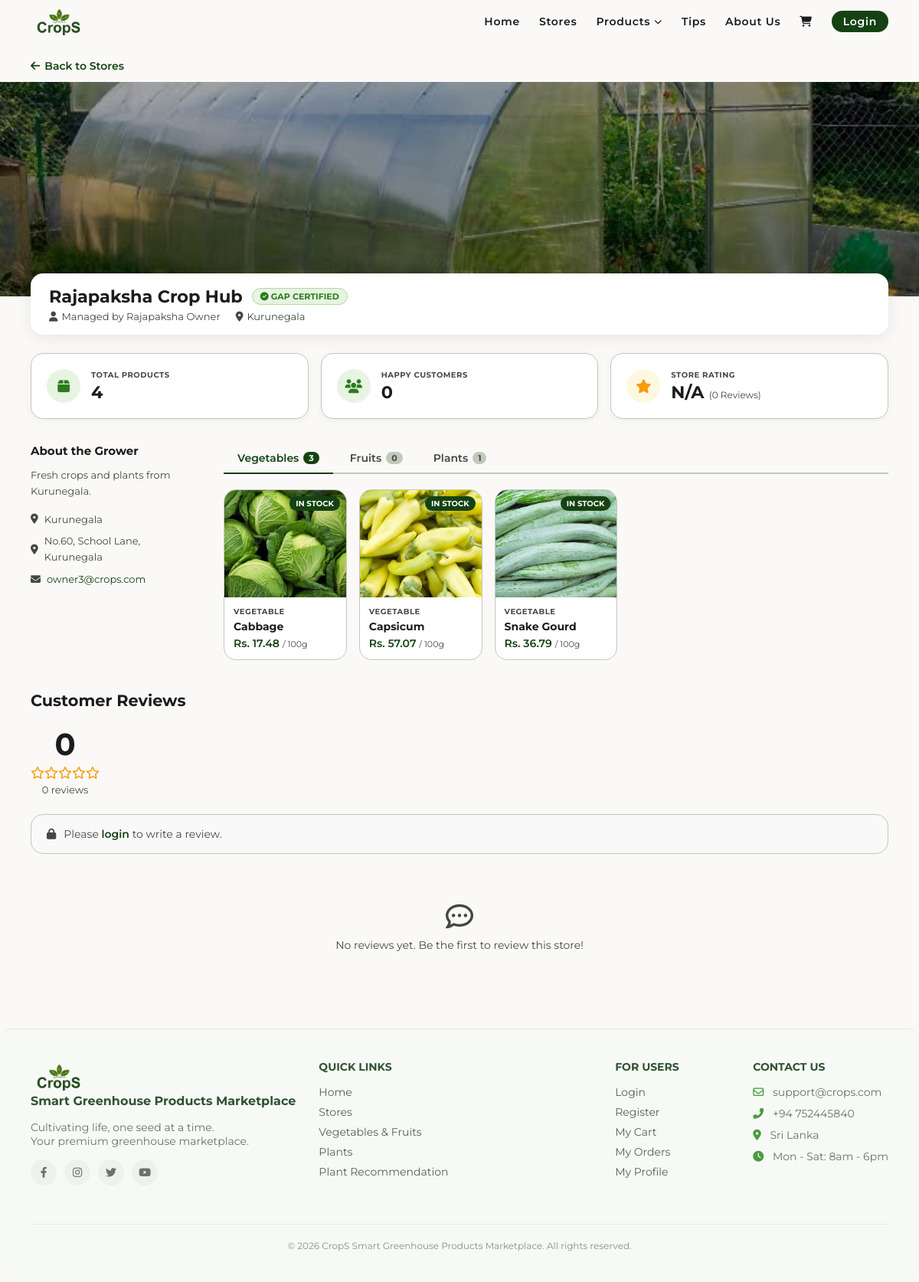
The page /stores.php?id=5 on the database its author committed.
### tables this page shows
CREATE TABLE `stores` (
  `id` int(11) NOT NULL,
  `owner_id` int(11) NOT NULL,
  `store_name` varchar(100) NOT NULL,
  `description` text DEFAULT NULL,
  `city` varchar(50) NOT NULL,
  `image` varchar(255) DEFAULT NULL,
  `created_at` timestamp NOT NULL DEFAULT current_timestamp()
);

CREATE TABLE `users` (
  `id` int(11) NOT NULL,
  `full_name` varchar(100) NOT NULL,
  `email` varchar(100) NOT NULL,
  `password` varchar(255) NOT NULL,
  `role` enum('admin','owner','customer') NOT NULL DEFAULT 'customer',
  `city` varchar(50) NOT NULL,
  `address` text DEFAULT NULL,
  `gap_certificate` varchar(255) DEFAULT NULL,
  `created_at` timestamp NOT NULL DEFAULT current_timestamp()
);

CREATE TABLE `products` (
  `id` int(11) NOT NULL,
  `store_id` int(11) NOT NULL,
  `name` varchar(100) NOT NULL,
  `description` text DEFAULT NULL,
  `price` decimal(10,2) NOT NULL,
  `category` enum('vegetable','fruit','plant') NOT NULL,
  `quantity` int(11) NOT NULL DEFAULT 0,
  `image` varchar(255) DEFAULT NULL,
  `created_at` timestamp NOT NULL DEFAULT current_timestamp()
);

### includes/product_card.php (the view)
<?php
if ($product['quantity'] <= 0) {
    $stockLabel = 'OUT OF STOCK';
    $stockClass = 'out-stock';
} elseif ($product['quantity'] <= 10) {
    $stockLabel = 'LOW STOCK';
    $stockClass = 'low-stock';
} else {
    $stockLabel = 'IN STOCK';
    $stockClass = 'in-stock';
}
$detailPage = $product['category'] === 'plant' ? 'plants.php' : 'products.php';
?>
<a href="<?php echo $detailPage; ?>?id=<?php echo $product['id']; ?>" class="product-card">
    <div class="product-card-img">
        <?php if (!empty($product['image'])): ?>
            <img src="static/images/Products/<?php echo htmlspecialchars($product['image']); ?>"
                 alt="<?php echo htmlspecialchars($product['name']); ?>">
        <?php else: ?>
            <img src="static/images/image3.jpg" alt="Product">
        <?php endif; ?>
        <span class="stock-badge <?php echo $stockClass; ?>"><?php echo $stockLabel; ?></span>
    </div>
    <div class="product-card-info">
        <p class="product-category-label"><?php echo strtoupper($product['category']); ?></p>
        <p class="product-name"><?php echo htmlspecialchars($product['name']); ?></p>
        <?php if ($product['category'] === 'plant'): ?>
            <p class="product-price">Rs. <?php echo number_format($product['price'], 2); ?> <span>/ plant</span></p>
        <?php else: ?>
            <p class="product-price">Rs. <?php echo number_format($product['price'] / 10, 2); ?> <span>/ 100g</span></p>
        <?php endif; ?>
    </div>
</a>

### stores.php (shortened to what this page needs)
<?php
include 'includes/header.php';
include 'includes/dbConnection.php';
$store_id = isset($_GET['id']) ? (int)$_GET['id'] : 0;
?>
<?php
$stmtStore = $pdo->prepare("
    SELECT stores.*,
           users.full_name AS owner_name,
           users.email AS owner_email,
           users.address AS owner_address,
           users.gap_certificate,
           COUNT(DISTINCT products.id) AS total_products,
           COUNT(DISTINCT orders.customer_id) AS happy_customers,
           ROUND(AVG(reviews.rating), 1) AS avg_rating,
           COUNT(DISTINCT reviews.id) AS total_reviews
    FROM stores
    JOIN users ON stores.owner_id = users.id
    LEFT JOIN products ON products.store_id = stores.id
    LEFT JOIN orders ON orders.store_id = stores.id
    LEFT JOIN reviews ON reviews.store_id = stores.id
    WHERE stores.id = :id
    GROUP BY stores.id
");
$stmtStore->execute(['id' => $store_id]);
$store = $stmtStore->fetch();
$stmtProducts = $pdo->prepare("SELECT * FROM products WHERE store_id = :id ORDER BY created_at DESC");
$stmtProducts->execute(['id' => $store_id]);
$allProducts = $stmtProducts->fetchAll();
$vegetables = array_filter($allProducts, fn($p) => $p['category'] === 'vegetable');
$fruits      = array_filter($allProducts, fn($p) => $p['category'] === 'fruit');
$plants      = array_filter($allProducts, fn($p) => $p['category'] === 'plant');
$stmtReviews = $pdo->prepare("
    SELECT reviews.*, users.full_name AS reviewer_name
    FROM reviews
    JOIN users ON reviews.user_id = users.id
    WHERE reviews.store_id = :id AND reviews.is_hidden = FALSE
    ORDER BY reviews.created_at DESC
");
$stmtReviews->execute(['id' => $store_id]);
$reviews = $stmtReviews->fetchAll();
$alreadyReviewed = false;
$canReview = false;
?>
<div class="store-details-page">
    <div class="main-wrapper" style="padding-bottom:0;">
        <a href="stores.php" class="back-link">
            <i class="fas fa-arrow-left"></i> Back to Stores
        </a>
    </div>
    <div class="store-hero">
        <?php if (!empty($store['image'])): ?>
            <img src="static/images/stores/<?php echo htmlspecialchars($store['image']); ?>" alt="..." class="store-hero-img">
        <?php else: ?>
            <img src="static/images/image1.jpg" alt="Store" class="store-hero-img">
        <?php endif; ?>
        <div class="store-hero-overlay"></div>
    </div>
    <div class="main-wrapper">
<div class="store-name-bar">
    <div class="store-name-info">
        <div class="store-title-row">
            <h1><?php echo htmlspecialchars($store['store_name']); ?></h1>
            <?php if (!empty($store['gap_certificate'])): ?>
                <span class="gap-badge"><i class="fas fa-check-circle"></i> GAP CERTIFIED</span>
            <?php endif; ?>
        </div>
        <p class="store-meta-line">
            <span><i class="fas fa-user"></i> Managed by <?php echo htmlspecialchars($store['owner_name']); ?></span>
            <span><i class="fas fa-location-dot"></i> <?php echo htmlspecialchars($store['city']); ?></span>
        </p>
    </div>
</div>
        <div class="store-stats">
            <div class="stat-card">
                <div class="stat-icon green"><i class="fas fa-box"></i></div>
                <div class="stat-info">
                    <span class="stat-label">TOTAL PRODUCTS</span>
                    <span class="stat-value"><?php echo number_format($store['total_products']); ?></span>
                </div>
            </div>
            <div class="stat-card">
                <div class="stat-icon green"><i class="fas fa-users"></i></div>
                <div class="stat-info">
                    <span class="stat-label">HAPPY CUSTOMERS</span>
                    <span class="stat-value"><?php $hc = $store['happy_customers']; echo $hc >= 1000 ? round($hc/1000,1).'k+' : $hc; ?></span>
                </div>
            </div>
            <div class="stat-card">
                <div class="stat-icon gold"><i class="fas fa-star"></i></div>
                <div class="stat-info">
                    <span class="stat-label">STORE RATING</span>
                    <span class="stat-value"><?php echo $store['avg_rating'] ?? 'N/A'; ?> <small>(<?php echo $store['total_reviews']; ?> Reviews)</small></span>
                </div>
            </div>
        </div>
        <div class="store-main-content">
            <div class="store-about">
                <h3>About the Grower</h3>
                <p><?php echo nl2br(htmlspecialchars($store['description'] ?? 'No description provided.')); ?></p>
                <div class="store-contact-info">
    <?php if (!empty($store['city'])): ?>
        <p><i class="fas fa-location-dot"></i> <?php echo htmlspecialchars($store['city']); ?></p>
    <?php endif; ?>
    <?php if (!empty($store['owner_address'])): ?>
        <p><i class="fas fa-map-marker-alt"></i> <?php echo htmlspecialchars($store['owner_address']); ?></p>
    <?php endif; ?>
    <?php if (!empty($store['owner_email'])): ?>
        <p><i class="fas fa-envelope"></i> <a href="mailto:<?php echo htmlspecialchars($store['owner_email']); ?>"><?php echo htmlspecialchars($store['owner_email']); ?></a></p>
    <?php endif; ?>
</div>
            </div>
            <div class="store-products">
                <div class="category-tabs">
                    <button class="tab-btn active" onclick="showTab('vegetables', this)">Vegetables <span class="tab-count"><?php echo count($vegetables); ?></span></button>
                    <button class="tab-btn" onclick="showTab('fruits', this)">Fruits <span class="tab-count"><?php echo count($fruits); ?></span></button>
                    <button class="tab-btn" onclick="showTab('plants', this)">Plants <span class="tab-count"><?php echo count($plants); ?></span></button>
                </div>
                <div class="tab-content active" id="tab-vegetables">
                    <?php if (count($vegetables) > 0): ?>
                        <div class="products-grid"><?php foreach ($vegetables as $product): ?><?php include 'includes/product_card.php'; ?><?php endforeach; ?></div>
                    <?php else: ?><p class="no-products">No vegetables listed yet.</p><?php endif; ?>
                </div>
                    <?php if (count($plants) > 0): ?>
                        <div class="products-grid"><?php foreach ($plants as $product): ?><?php include 'includes/product_card.php'; ?><?php endforeach; ?></div>
                    <?php else: ?><p class="no-products">No plants listed yet.</p><?php endif; ?>
            </div>
        </div>
        <div class="reviews-section">
            <h2>Customer Reviews</h2>
            <div class="review-summary">
                <div class="review-avg">
                    <span class="avg-number"><?php echo $store['avg_rating'] ?? '0'; ?></span>
                    <div class="avg-stars">
                        <?php $avg = round($store['avg_rating'] ?? 0); for ($i = 1; $i <= 5; $i++) echo $i <= $avg ? '<i class="fas fa-star"></i>' : '<i class="far fa-star"></i>'; ?>
                    </div>
                    <span class="avg-count"><?php echo $store['total_reviews']; ?> reviews</span>
                </div>
            </div>
            <?php if ($canReview): ?>
                <div class="review-form-box">
                    <h3>Write a Review</h3>
                    <form method="POST" action="stores.php?id=<?php echo $store_id; ?>">
                        <div class="star-rating-input">
                            <p>Your Rating:</p>
                            <div class="stars-select" id="starSelect">
                                <?php for ($i = 1; $i <= 5; $i++): ?><i class="far fa-star" data-value="<?php echo $i; ?>"></i><?php endfor; ?>
                            </div>
                            <input type="hidden" name="rating" id="ratingInput" value="0">
                        </div>
                        <div class="form-group">
                            <label for="comment">Your Review:</label>
                            <textarea name="comment" id="comment" rows="4" placeholder="Share your experience with this greenhouse store..."></textarea>
                        </div>
                        <button type="submit" name="submit_review" class="btn btn-primary">Submit Review</button>
                    </form>
                </div>
            <?php elseif (!isset($_SESSION['user_id'])): ?>
                <div class="review-login-prompt"><i class="fas fa-lock"></i><p>Please <a href="login.php">login</a> to write a review.</p></div>
            <?php elseif ($alreadyReviewed): ?>
                <div class="review-login-prompt"><i class="fas fa-check-circle"></i><p>You have already submitted a review for this store.</p></div>
            <?php endif; ?>
            <?php if (count($reviews) > 0): ?>
                <div class="reviews-list">
                    <?php foreach ($reviews as $review): ?>
                        <div class="review-card">
                            <div class="review-header">
                                <div class="reviewer-info">
                                    <div class="reviewer-avatar"><?php echo strtoupper(substr($review['reviewer_name'], 0, 1)); ?></div>
                                    <div>
                                        <strong><?php echo htmlspecialchars($review['reviewer_name']); ?></strong>
                                        <span class="review-date"><?php echo date('M d, Y', strtotime($review['created_at'])); ?></span>
                                    </div>
                                </div>
                                <div class="review-stars">
                                    <?php for ($i = 1; $i <= 5; $i++) echo '<i class="'.($i <= $review['rating'] ? 'fas' : 'far').' fa-star"></i>'; ?>
                                </div>
                            </div>
                            <?php if (!empty($review['comment'])): ?>
                                <p class="review-comment"><?php echo htmlspecialchars($review['comment']); ?></p>
                            <?php endif; ?>
                        </div>
                    <?php endforeach; ?>
                </div>
            <?php else: ?>
                <div class="no-reviews"><i class="far fa-comment-dots"></i><p>No reviews yet. Be the first to review this store!</p></div>
            <?php endif; ?>
        </div>
    </div>
</div>
<?php include 'includes/footer.php'; ?>

### static/style.css (style rules this page uses)
:root { --primary: #154212; --on-primary: #ffffff; --secondary-container: acf284; --surface: #fbf9f8; --bg-white: #ffffff; --on-surface: #1b1c1c; --on-surface-variant: #42493e; --outline-variant: #c2c9bb; --footer-bg: #4a4a4a; --font-family: 'Montserrat', sans-serif; --radius-xl: 24px; --radius-lg: 16px; --radius-full: 9999px; --container-padding: 40px; --stack-md: 24px; --gutter: 16px; }
* { margin: 0; padding: 0; box-sizing: border-box; font-family: var(--font-family); }
body { background-color: var(--surface); color: var(--on-surface); padding: 0; }
a { text-decoration: none; color: inherit; }
.main-wrapper { padding: 10px var(--container-padding) 20px var(--container-padding); }

### rows shown on the page
stores: image (picture), store_name "Rajapaksha Crop Hub", owner.full_name "Rajapaksha Owner", city "Kurunegala", description "Fresh crops and plants from Kurunegala.", owner.address "No.60, School Lane, Kurunegala", owner.email "owner3@crops.com"
products: image (picture), quantity "IN STOCK", category "VEGETABLE", name "Cabbage", $product['price']/10 "17.48"
products: image (picture), quantity "IN STOCK", category "VEGETABLE", name "Capsicum", $product['price']/10 "57.07"
products: image (picture), quantity "IN STOCK", category "VEGETABLE", name "Snake Gourd", $product['price']/10 "36.79"

### other values the page prints
$store['total_products'] "4"
$hc "0"
$store['avg_rating'] "N/A"
$store['total_reviews'] "0"
count($vegetables) "3"
count($fruits) "0"
count($plants) "1"
$store['avg_rating'] "0"
